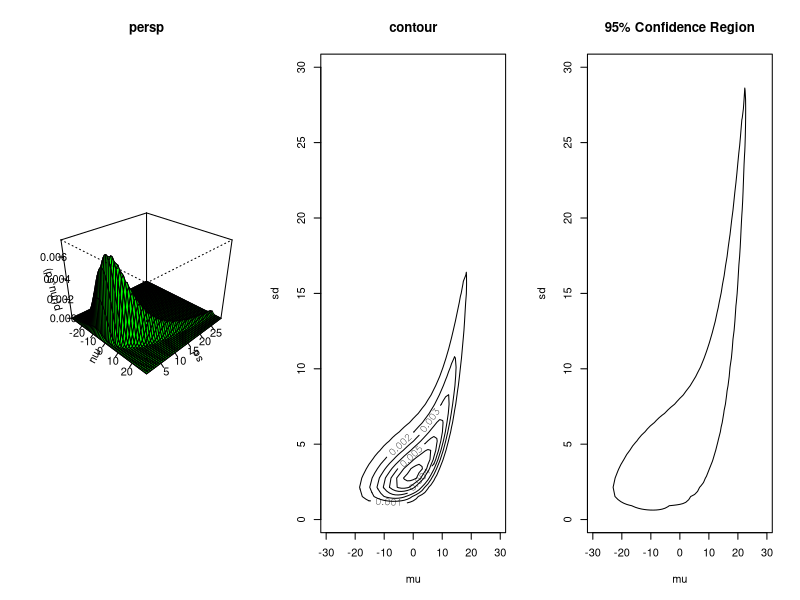

This chart was generated by the following R code:

# Plotting a 2D confidence region.
# R script by John Kruschke, Sept 2005

# Specify comb values for mu (parameter 1).
mu_min <- -30.0	# arbitrary
mu_max <- 30.0	# arbitrary
n_mu_bins <- 59	# arbitrary
mu_binwidth <- ( mu_max - mu_min ) / n_mu_bins
mu <- seq( from = mu_min + (mu_binwidth/2)  
		,to = mu_max - (mu_binwidth/2)  
		,by = mu_binwidth )

# Specify comb values for sd (parameter 2).
sd_min <- 0.0	# arbitrary
sd_max <- 30.0	# arbitrary
n_sd_bins <- 49	# arbitrary
sd_binwidth <- ( sd_max - sd_min ) / n_sd_bins
sd <- seq( from = sd_min + (sd_binwidth/2)  
		,to = sd_max - (sd_binwidth/2)  
		,by = sd_binwidth )

# Determine the area of a grid cell.
binarea = mu_binwidth * sd_binwidth

# Specify a distribution on joint mu,sd space.
#
# Want mydistrib to capture idea that if mu is small, then so is sd.
# This is just an arbitrary weird function.
p_mu_sd <- function( mu, sd ) { 
	prob <-  exp(-((sd-2 -exp(mu/7))/sqrt(sd))^2) * exp(-((mu-0)/13)^2)
	}
mydistrib <- outer( mu, sd, p_mu_sd )	# unnormalized
mydistrib <- mydistrib / sum( mydistrib )		# normalized
mydistrib_dens <- mydistrib / binarea		# converted to density

# Plot the distribution.

# Open a new window
windows(width=8.5,height=8.5/3) # different for Mac or Unix!

layout( 
	matrix( c( 1,2,3 ) ,nrow=1 ,ncol=3 ,byrow=TRUE ) 
	,c(1,1) ,c(1,1) 
	) 

# Make a perspective plot.
persp( mu, sd, mydistrib
	,main="persp"
	,xlab="mu" ,ylab="sd" ,zlab="p(mu,sd)"
	,ticktype = "detailed"
	,theta = 45 ,phi = 30 ,expand = 0.8 ,d=2 
	,col="green" ,ltheta=40  ,lphi=20 ,shade=0.7  )

# Make a contour plot.
contour( mu, sd, mydistrib
	,main="contour"
	,xlab="mu" ,ylab="sd" )

# HERE'S THE NEW STUFF:
# Determine the confidence region
# ------------------------------------------------------------------
# This algorithm just starts at a height of zero and increments the
# height slightly until the sum above that height is just less than
# the desired confidence level. N.B.: "mydistrib" must be a 
# probability distribution -- i.e., sums to 1.0 -- not a density!
# This is not a very sophisticated or general search algorithm; it's
# just a brute-force rough-and-ready heuristic.
#
confidence_level = 0.95
ht_inc <- max(mydistrib)/5000		# arbitrary, depends on shape.
height <- 0.0				# initialize height at zero.
while (TRUE) {
	confid <- sum( mydistrib[ mydistrib > height ] )
	if ( confid > confidence_level ) {
		height <- height + ht_inc
	} else {
		height <- height - ht_inc
		break
	}
}
critical_ht <- height

# Plot the confidence region.
#
contour( mu, sd, mydistrib
	,main="95% Confidence Region"
	,levels = critical_ht
	,drawlabels = FALSE
	,xlab="mu" ,ylab="sd" )

dev.copy2eps(file="ConfidenceRegion.eps")

# ------------------------------------------------------------------

